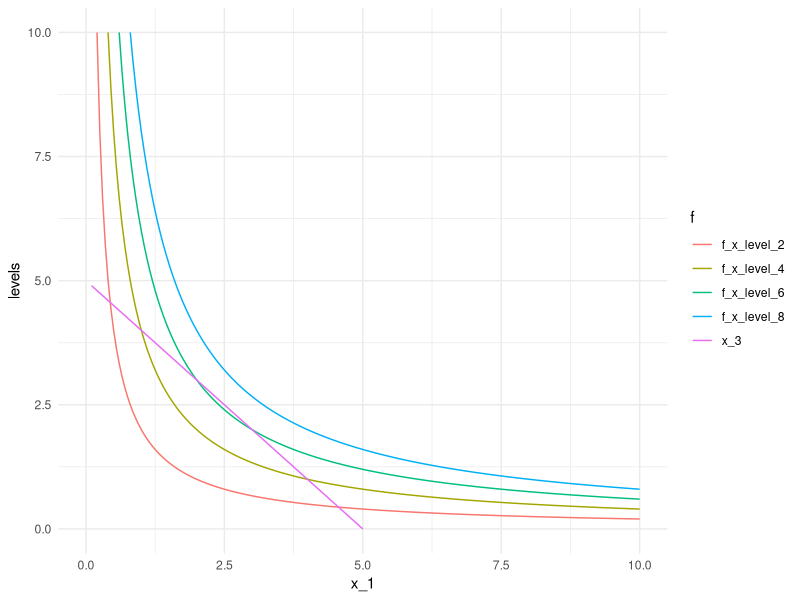
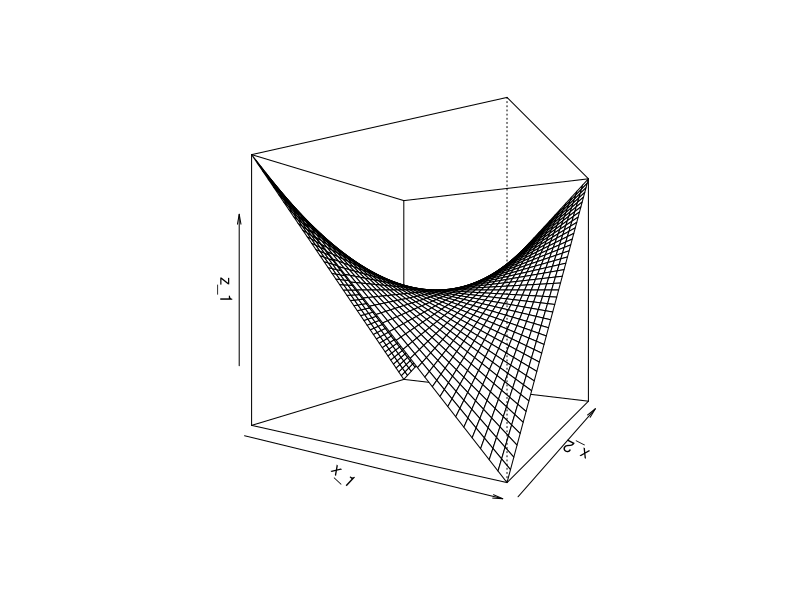
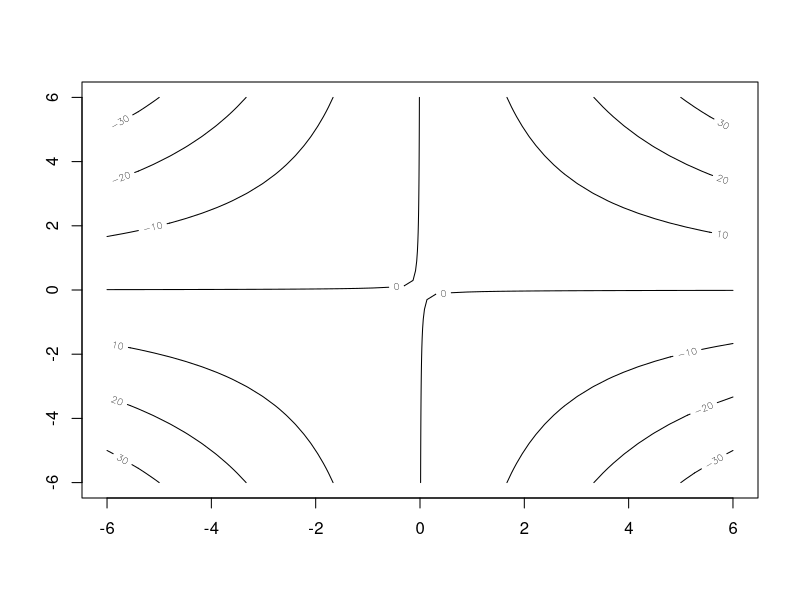
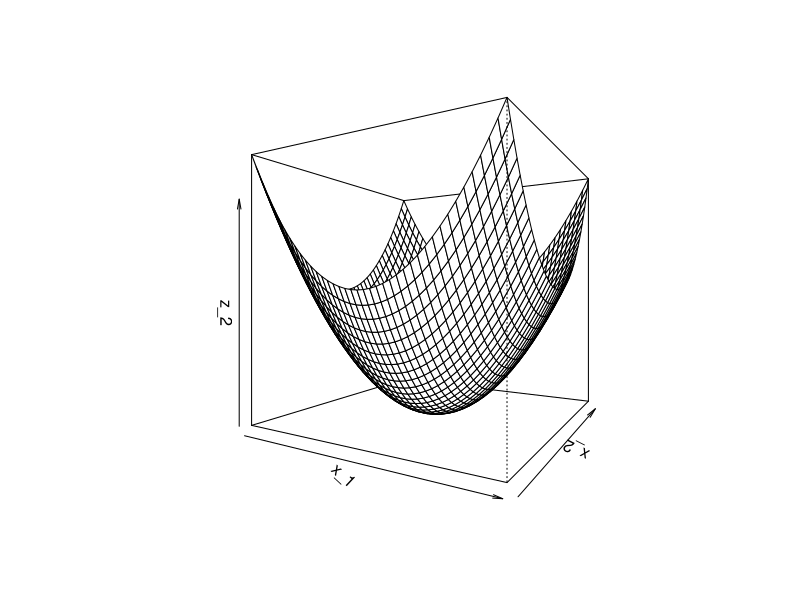
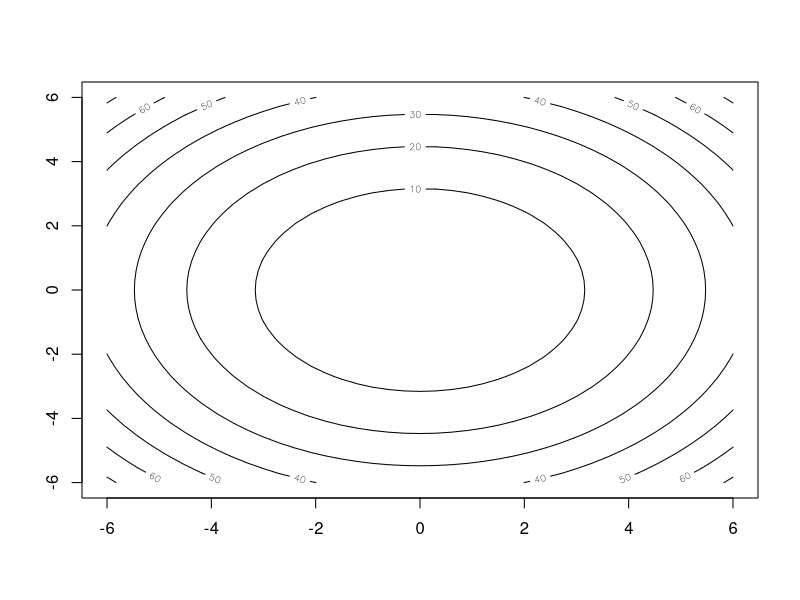
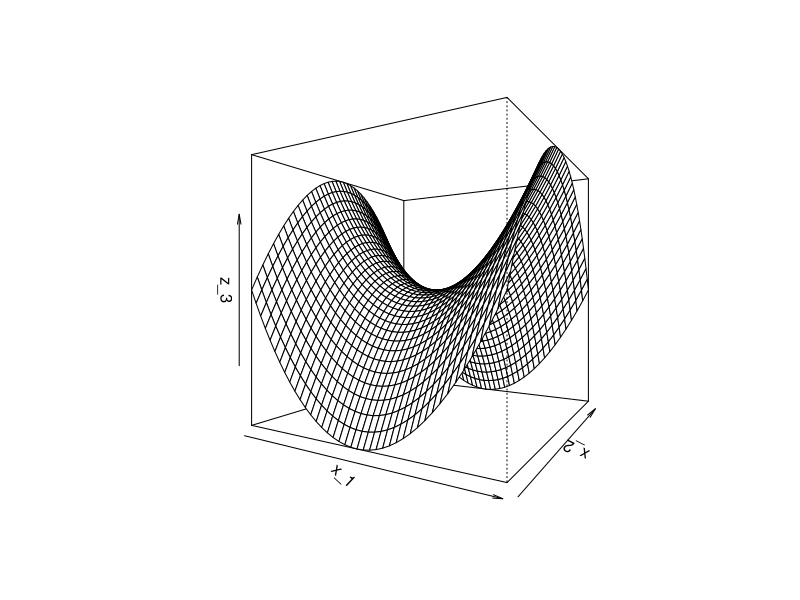
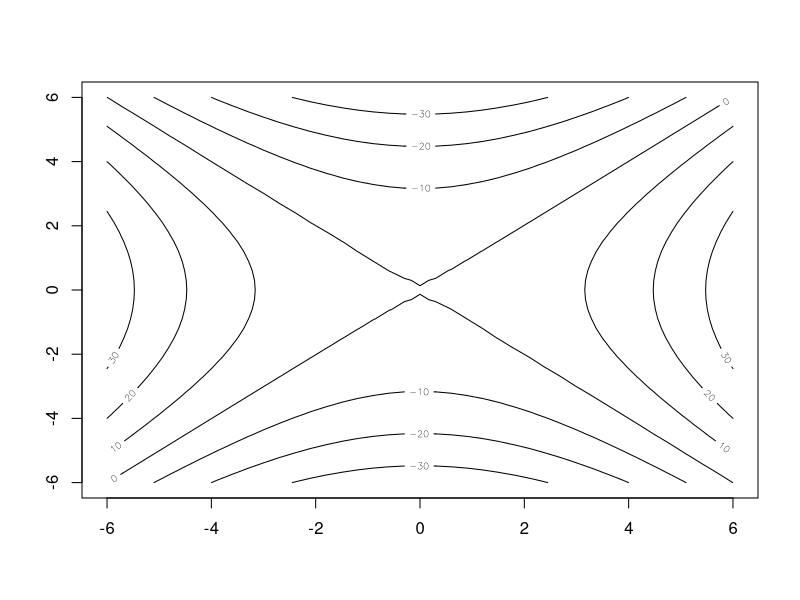
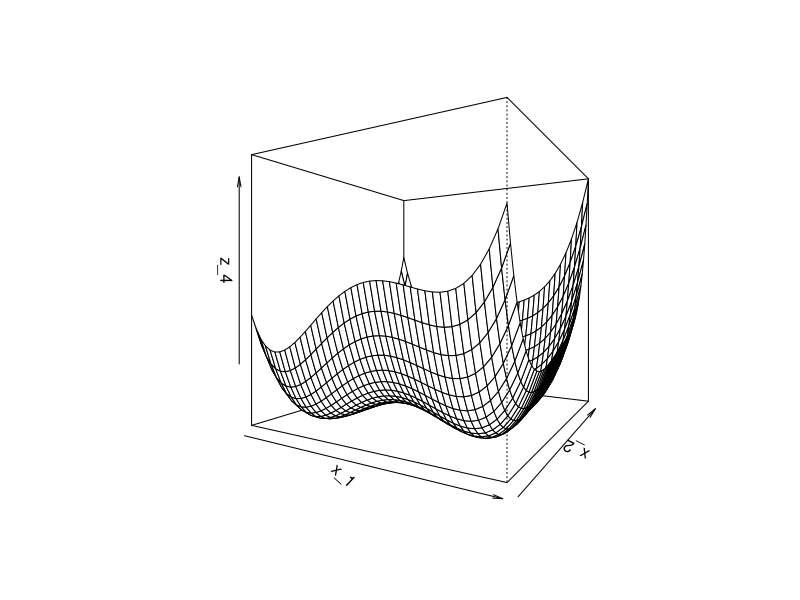

Write the R code that produced these figures, in order.
## ---- chunk 1

library(tidyverse)
library(rmarkdown)
library(knitr)
library(xml2)
library(quadprog)
library(pracma)

knitr::opts_chunk$set(echo = T, 
                      warning = F, 
                      message = F, 
                      eval = T, 
                      include = T,
                      fig.height=3.5, 
                      fig.width=3.5,
                      fig.align = 'center'
                      )
## ---- chunk 2

x_1 <- seq(0.1, 10, 0.05)
x_2 <- seq(0.1, 10, 0.05)

f_x_level_2 <- 2/x_2 #level sets
f_x_level_4 <- 4/x_2
f_x_level_6 <- 6/x_2
f_x_level_8 <- 8/x_2

x_3 <- 5 - x_2 #constraint set

data_obj_l <- cbind(x_1, 
                    f_x_level_2, 
                    f_x_level_4, 
                    f_x_level_6,
                    f_x_level_8,
                    x_3
                    ) %>% 
  dplyr::as_tibble() %>%
  tidyr::gather(.,
                f_x_level_2:x_3,
                key = "f",
                value = "levels")

ggplot(data_obj_l, aes(x_1, levels, color = f)) +
  geom_line() +
  scale_y_continuous(limits = c(0, 10)) +
  scale_x_continuous(limits = c(0, 10)) +
  theme_minimal()

## ---- chunk 3

x_1 <- x_2 <- seq(-6, 6, 0.3)

func_1 <- function(x_1, x_2){x_1*x_2}
z_1 <- outer(x_1, x_2, func_1)
persp(x_1, x_2, z_1, theta = 30, phi = 0)
contour(x_1, x_2, z_1)

func_2 <- function(x_1, x_2){x_1^2+x_2^2}
z_2 <- outer(x_1, x_2, func_2)
persp(x_1, x_2, z_2, theta = 30, phi = 0)
contour(x_1, x_2, z_2)

func_3 <- function(x_1, x_2){x_1^2-x_2^2}
z_3 <- outer(x_1, x_2, func_3)
persp(x_1, x_2, z_3, theta = 30, phi = 0)
contour(x_1, x_2, z_3)

func_4 <- function(x_1, x_2){(x_1^2+x_2-11)^2 + 
    (x_1+x_2^2-7)^2} #Himmelblau's function
z_4 <- outer(x_1, x_2, func_4)
persp(x_1, x_2, z_4, theta = 30, phi = 0)

y_1 <- y_2 <- seq(-5, 5, 0.1)
z_5 <- outer(y_1, y_2, func_4)
contour(y_1, y_2, z_5)

## ---- chunk 4

x_1 <- seq(0.1, 10, 0.05)
x_2 <- seq(0.1, 10, 0.05)
x_3 <- 5 - x_2 

f_x_level_star <- 6.4/x_2 #set manually

data_plot_grad <- cbind(x_1, 
                        f_x_level_star,
                        x_3
                        ) %>%
  dplyr::as_tibble() %>%
  tidyr::gather(.,
                c(f_x_level_star, x_3),
                key = 'f',
                value = 'levels'
                )

ggplot(data_plot_grad, aes(x_1, levels, color = f)) +
  geom_line() +
  scale_y_continuous(limits = c(0, 10)) +
  geom_segment(aes(x = 2.5,
                   y = 2.5,
                   xend = 3.75, #set manually
                   yend = 3
                   ),
               color = "blue",
               arrow = arrow(length = unit(0.015, "npc")),
               size = 0.2
               ) +
  theme_minimal()

## ---- chunk 5

x_4 <- sqrt(1 - x_2^2) #inequality constraint

f_x_level_1 <- 1/x_2
f_x_level_half <- 1/(2*x_2)
f_x_level_qtr <- 1/(4*x_2)
f_x_level_eighth <- 1/(8*x_2)

data_plot_ineq <- cbind(x_1, 
                        f_x_level_half,
                        f_x_level_1,
                        f_x_level_2,
                        f_x_level_eighth,
                        f_x_level_qtr,
                        x_4
                        ) %>%
  dplyr::as_tibble() %>%
  tidyr::gather(.,
                f_x_level_half:x_4,
                key = 'f',
                value = 'levels'
                )

ggplot(data_plot_ineq, aes(x_1, levels, color = f)) +
  geom_line() +
  scale_y_continuous(limits = c(0, 2)) +
  scale_x_continuous(limits = c(0, 3)) +
  theme_minimal()

## ---- chunk 6

D_mat <- matrix(c(1.68, 0.34, 0.34, 3.09), 2, 2) 
d_vec <- matrix(0, 0, nrow = 2, ncol = 1)
A_mat <- matrix(c(1, 1, 0.018, 0.025, -1, 0, 0, -1), 
                nrow = 4, 
                byrow = T
                )
b_vec <- c(1, 0.018, -0.60, -0.60)
m_eq <- 1

quadprog::solve.QP(2*D_mat, d_vec, t(A_mat), b_vec, m_eq) #note
